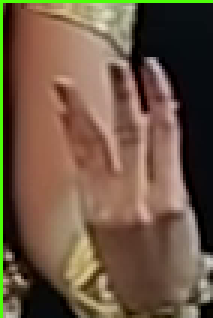
#> input picture rice.png, 71 x 106 px (shown 3 times larger)
$ jupyter execute --allow-errors Untitled.ipynb   (shell and % lines are left out)
#> lines starting #> are read from the running program, lines starting #| are printed output that depends on the picture
### knn.py
import cv2
import numpy as np
from sklearn.neighbors import KNeighborsClassifier
import os
import pickle
CLASSIFY = {
    'fruit': 1,
    'lead': 2,
    'pray': 3,
    'rice': 4
}


def read(path='./knowledge/') -> np:
    """
        **read all image**
        :param path: is a path (defaut is '.knowledge')
        :type: file: str

        :return list of image and class
        :rtype numpy, list
    """

    images = []
    labels = []

    for _, d, _ in os.walk('./knowledge/'):
        for path in d:
            for r, _, f in os.walk('./knowledge/'+path):
                for img in f:
                    img = cv2.imread(r+'/'+img, 0)
                    img = cv2.resize(img, (128, 128))
                    img = np.array(img).flatten()
                    images.append(img)
                    labels.append(CLASSIFY[r.split('/')[2]])

    return np.array(images), labels


def PCA(images):
    with open('pca.pkl', 'rb') as file:
        myPCA = pickle.load(file)
    data = myPCA.transform(images)

    return data


# [24 lines left out: functions SVM_Classifycaition, predict, not called in this run]


images, labels = read()

images = np.reshape(images, (127, -1))

components = PCA(images)

SVM_Classifycaition(components, labels)

### Untitled.ipynb
[cell 1]
import cv2
from matplotlib import pyplot as plt


im1 = cv2.imread('rice.png')
#> im1 is the input picture: shape (106, 71, 3); mean B, G, R 66.9, 87, 108.7
im2 = cv2.imread('mau_thu.png')
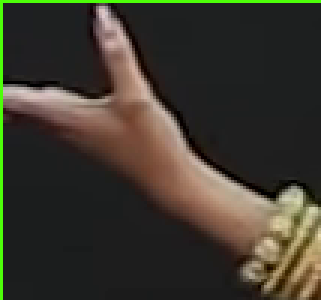
#> input picture mau_thu.png, 107 x 100 px (shown 3 times larger)
#> im2 is the input picture: shape (100, 107, 3); mean B, G, R 46.1, 56.6, 60.9

im1 =cv2.cvtColor(im1,cv2.COLOR_BGR2RGB)
im2 =cv2.cvtColor(im2,cv2.COLOR_BGR2RGB)

im1 = cv2.resize(im1,(128,128))
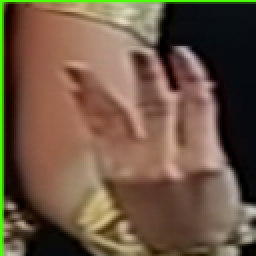
#> im1: shape (128, 128, 3) (shown 2 times larger); mean R, G, B 108.6, 86.9, 66.7
im2 = cv2.resize(im2,(128,128))
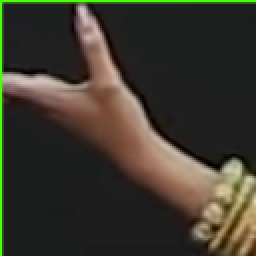
#> im2: shape (128, 128, 3) (shown 2 times larger); mean R, G, B 60.8, 56.7, 46

[cell 2]
plt.imshow(im1)

#> (a cell that did not finish here is left out)
